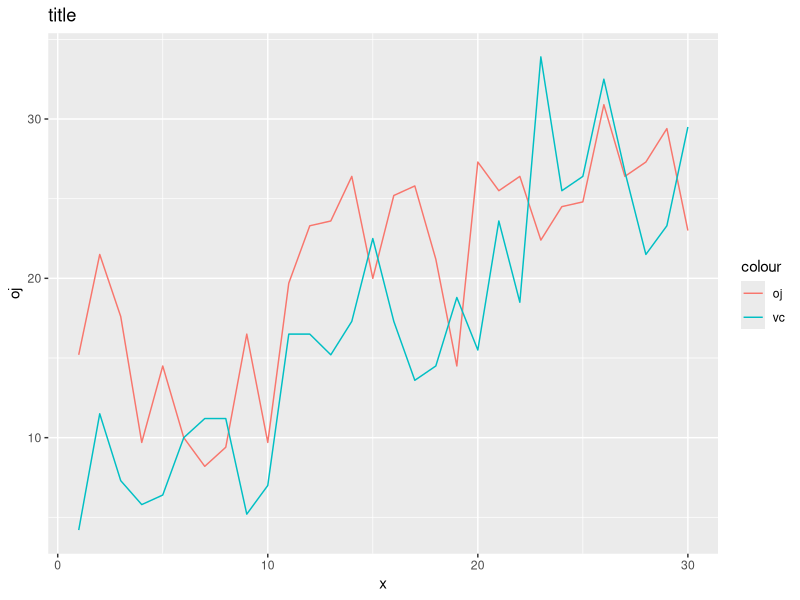

This chart was generated by the following R code:
## ---- chunk 1
str(ToothGrowth)

head(ToothGrowth)

nrow(ToothGrowth)
nrow(na.omit(ToothGrowth) )


## ---- chunk 2
library(ggplot2)
vc <- ToothGrowth$len[ToothGrowth$supp == "VC"]
oj <- ToothGrowth$len[ToothGrowth$supp == "OJ"]
x <- 1:length(vc)
plotData <- data.frame(oj, vc, x)
pp <- ggplot(plotData, aes(x, title="len by treatment")) 
pp + geom_line(aes(y=oj, colour="oj")) + geom_line(aes(y=vc, colour="vc"))
## ---- chunk 3
summary(ToothGrowth)

## ---- chunk 4
vc05 <- ToothGrowth$len[ToothGrowth$supp == "VC" & ToothGrowth$dose == 0.5]
vc1 <- ToothGrowth$len[ToothGrowth$supp == "VC" & ToothGrowth$dose == 1.0]
vc2 <- ToothGrowth$len[ToothGrowth$supp == "VC" & ToothGrowth$dose == 2.0]

oj05 <- ToothGrowth$len[ToothGrowth$supp == "OJ" & ToothGrowth$dose == 0.5]
oj1 <- ToothGrowth$len[ToothGrowth$supp == "OJ" & ToothGrowth$dose == 1.0]
oj2 <- ToothGrowth$len[ToothGrowth$supp == "OJ" & ToothGrowth$dose == 2.0]

## ---- chunk 5
mean(vc05) - mean(oj05)
t.test(vc05, oj05, paired = FALSE, var.equal = TRUE)$conf
## ---- chunk 6
mean(vc1) - mean(oj1)
t.test(vc1, oj1, paired = FALSE, var.equal = TRUE)$conf
## ---- chunk 7
mean(vc2) - mean(oj2)
t.test(vc2, oj2, paired = FALSE, var.equal = TRUE)$conf
## ---- chunk 8
vc <- ToothGrowth$len[ToothGrowth$supp == "VC"]
oj <- ToothGrowth$len[ToothGrowth$supp == "OJ"]

mean(vc) - mean(oj)
t.test(vc, oj, paired = FALSE, var.equal = TRUE)$conf
